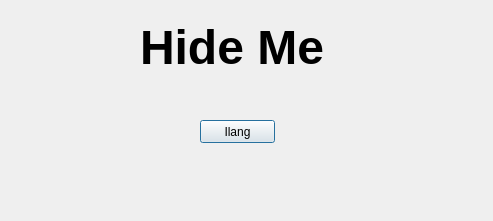
<?xml version="1.0" encoding="UTF-8"?>
<ui version="4.0">
 <class>Dialog</class>
 <widget class="QDialog" name="Dialog">
  <property name="geometry">
   <rect>
    <x>0</x>
    <y>0</y>
    <width>493</width>
    <height>221</height>
   </rect>
  </property>
  <property name="windowTitle">
   <string>Dialog</string>
  </property>
  <widget class="QLabel" name="label">
   <property name="geometry">
    <rect>
     <x>140</x>
     <y>20</y>
     <width>221</width>
     <height>51</height>
    </rect>
   </property>
   <property name="text">
    <string>&lt;html&gt;&lt;head/&gt;&lt;body&gt;&lt;p align=&quot;justify&quot;&gt;&lt;span style=&quot; font-size:36pt; font-weight:600;&quot;&gt;Hide Me&lt;/span&gt;&lt;/p&gt;&lt;/body&gt;&lt;/html&gt;</string>
   </property>
  </widget>
  <widget class="QPushButton" name="pushButton">
   <property name="geometry">
    <rect>
     <x>200</x>
     <y>120</y>
     <width>75</width>
     <height>23</height>
    </rect>
   </property>
   <property name="text">
    <string>Ilang</string>
   </property>
  </widget>
 </widget>
 <resources/>
 <connections>
  <connection>
   <sender>pushButton</sender>
   <signal>clicked()</signal>
   <receiver>label</receiver>
   <slot>clear()</slot>
   <hints>
    <hint type="sourcelabel">
     <x>228</x>
     <y>129</y>
    </hint>
    <hint type="destinationlabel">
     <x>226</x>
     <y>60</y>
    </hint>
   </hints>
  </connection>
 </connections>
</ui>
